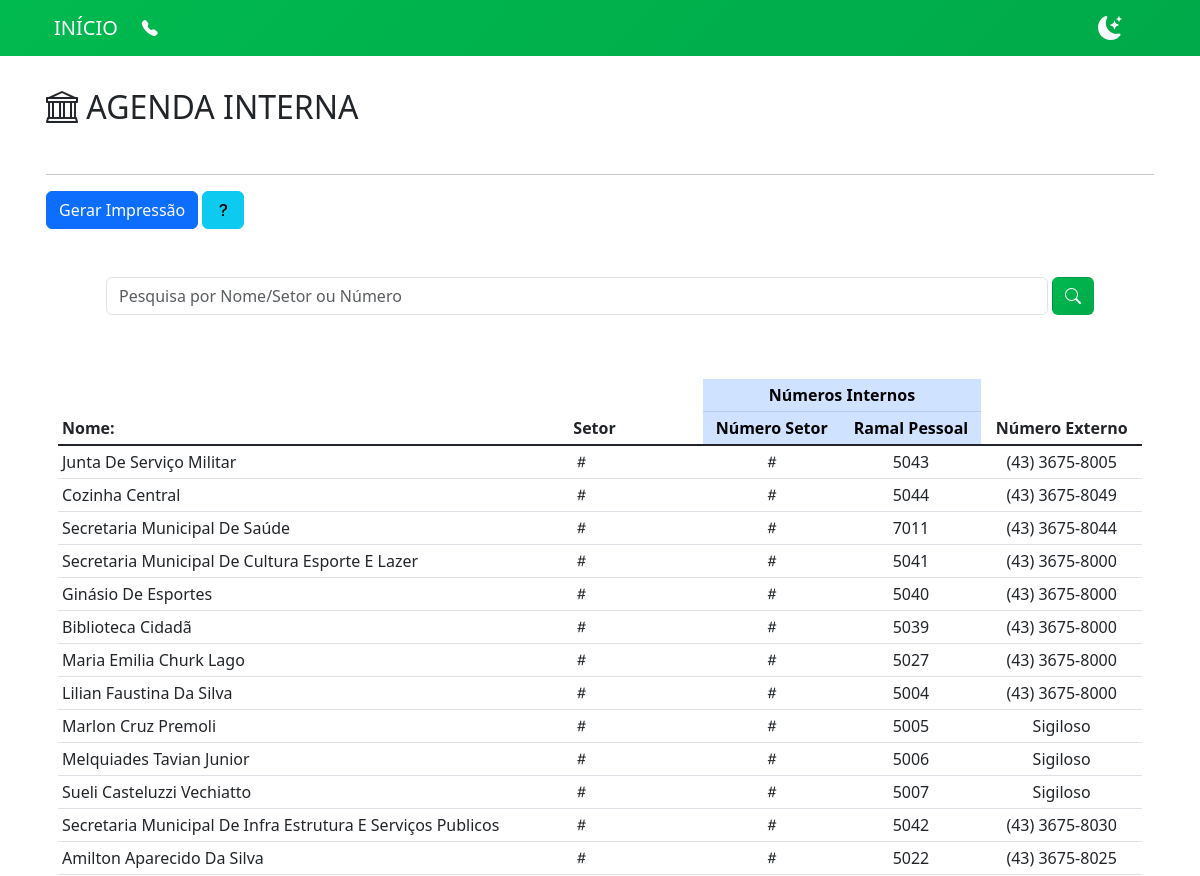
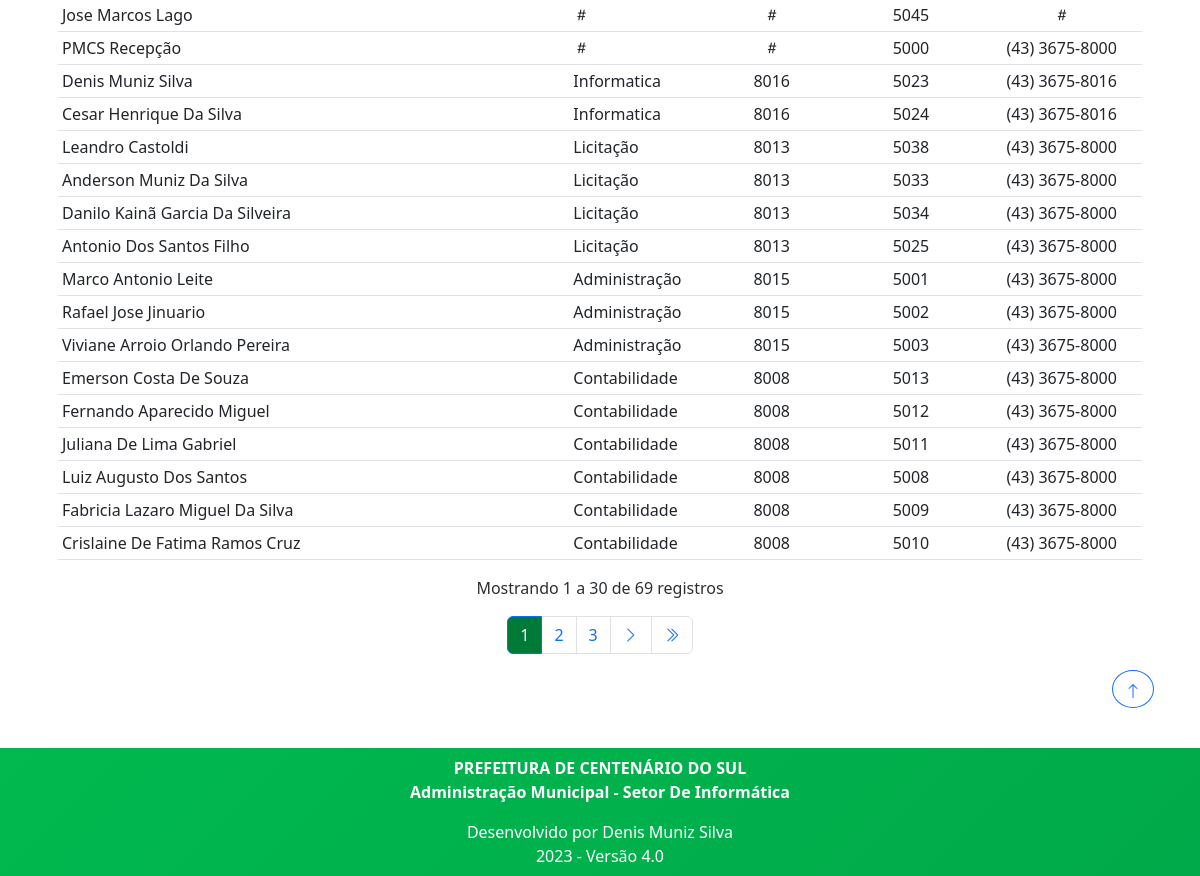
Before: /agenda/ with the older database file (2 pictures, top to bottom).
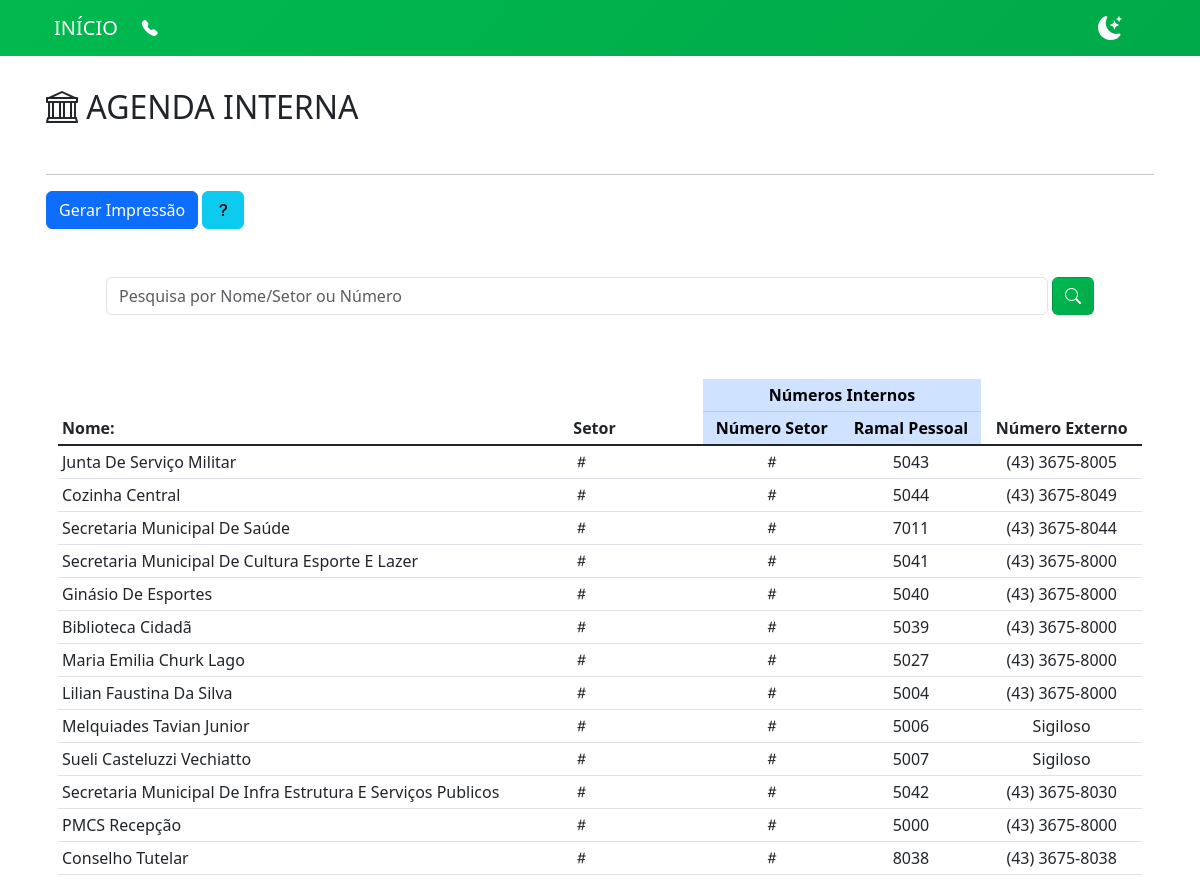
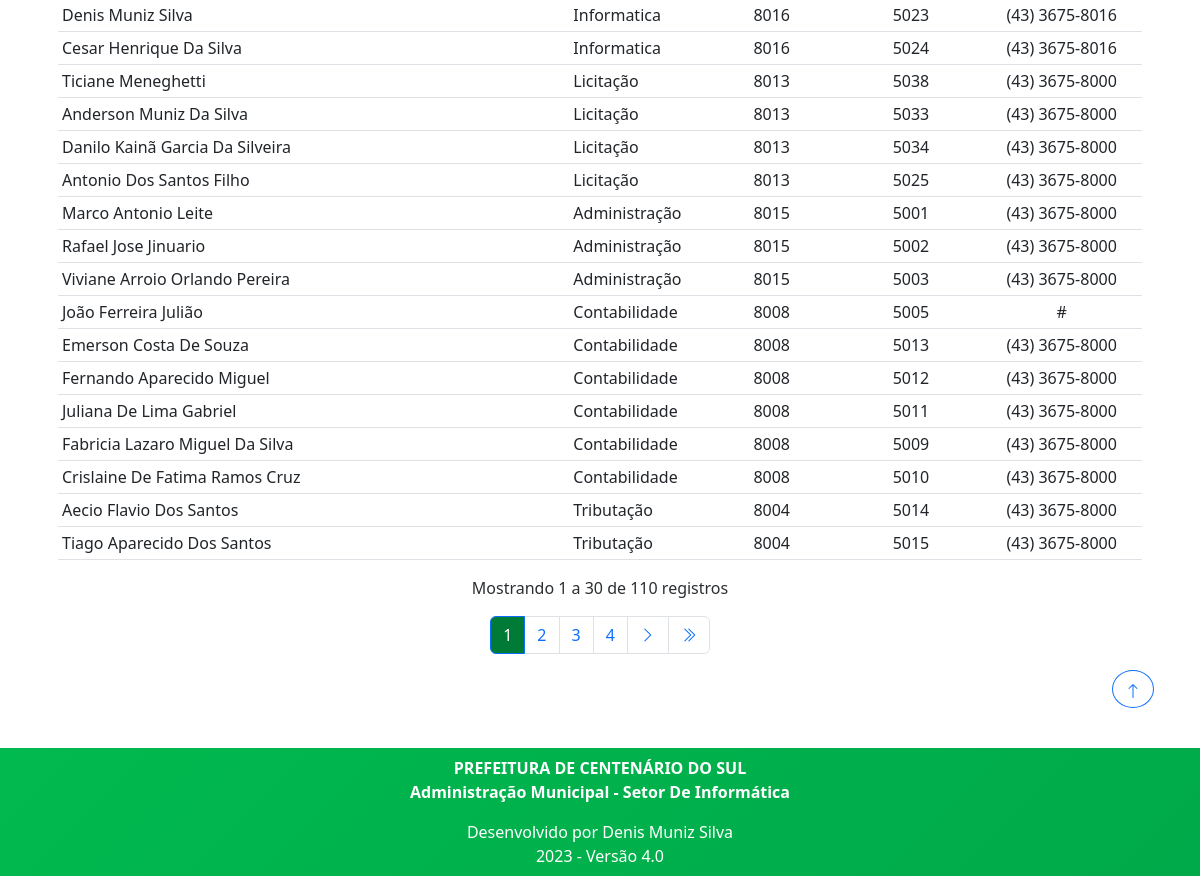
After: the same page with the newer database file (2 pictures, top to bottom).
### agenda/models.py (models this page shows, shortened)
class Agenda(models.Model):
    data = models.DateTimeField(auto_now_add=True, verbose_name=_('Data'))
    grupo = models.ForeignKey(Grupo, on_delete=models.PROTECT, verbose_name=_('Agenda'), null=True, blank=True)
    pessoa = models.CharField(max_length=200, verbose_name=_('Pessoa'))
    numero_interno = models.CharField(max_length=20, verbose_name=_('Numero Interno'))
    numero_externo = models.CharField(max_length=20, verbose_name=_('Numero Externo'), null=True, blank=True)

class Grupo(models.Model):
    data = models.DateTimeField(auto_now_add=True, verbose_name=_('Data'))
    grupo = models.CharField(max_length=200, verbose_name=_('Grupo'))
    numero = models.CharField(max_length=5, verbose_name=_('Numero'))

### agenda/views.py (the view, shortened to what this page needs)
# urls.py: path('agenda/', v_Agenda.as_view(), name='Agenda'),
class v_Agenda(ListView):
    paginate_by = 30
    model = Agenda
    template_name = 'agenda/index.html'
    def get_queryset(self):
        queryset = super().get_queryset()
        query = self.request.GET.get('q')
        if query is not None:
            queryS = unidecode(query)
        else:
            queryS = query
        queryset = queryset.order_by('grupo')
        return queryset

### agenda/templates/agenda/index.html (shortened to what this page needs)
{% extends 'base.html' %}
{% load static %}
{% block pagina %}
<h2 class="mt-3 mb-5">
    <i class="bi bi-bank"></i>
    AGENDA INTERNA
</h2>
<hr class="pesquisa mt-5">
<div>
    <a class="btn btn-primary" href="{% url 'AgendaExporta' %}" target="_blank">Gerar Impressão</a>
    <button  class="btn btn-info" data-bs-toggle="modal" data-bs-target="#ModalAjuda">
        <i class="bi bi-question-lg"></i>
    </button >
</div>
<div class="container">
    <div class="container">
    <form method="get">
        <div class="row">
            <div class="container my-5 px-5">
                <div class="d-flex align-items-end" id="busca">
                    <input type="text" name="q" value="{{ request.GET.q }}" placeholder="Pesquisa por Nome/Setor ou Número"
                        class="form-control">
                    <button type="submit" title="Pesquisar Registros" class="btn corPrimaria ms-1">
                        <i class="bi bi-search" id="lupacep"></i>
                    </button>
                </div>
            </div>
        </div>
    </form>
</div>
    <div class="table-responsive">
        <table class="table table-sm table-hover mt-3">
            <thead>
                <tr>
                    <th scope="col" rowspan="2">Nome:</th>
                    <th scope="col" rowspan="2">Setor</th>
                    <th scope="col" colspan="2" class="text-center table-primary">Números Internos</th>
                    <th scope="col" rowspan="2" class="text-center">Número Externo</th>
                </tr>
                <tr>
                    <th scope="col" class="text-center table-primary">Número Setor</th>
                    <th scope="col" class="text-center table-primary">Ramal Pessoal</th>
                </tr>
            </thead>
            <tbody class="table-group-divider">
                {% for item in object_list %}
                <tr>
                    <td class="text-capitalize">
                        {{ item.pessoa }}
                    </td>
                    <td>
                        {% if item.grupo.grupo %}
                            {{ item.grupo.grupo }}
                        {% else %}
                            <i class="bi bi-hash"></i>
                        {% endif %}
                    </td>
                    <td class="text-center">
                        {% if item.grupo.numero %}
                            {{ item.grupo.numero }}
                        {% else %}
                            <i class="bi bi-hash"></i>
                        {% endif %}
                    </td>
                    <td class="text-center">
                        {% if item.numero_interno %}
                            {{ item.numero_interno }}
                        {% else %}
                            <i class="bi bi-hash"></i>
                        {% endif %}
                    </td>
                    <td class="text-center">
                        {% if item.numero_externo %}
                            {{ item.numero_externo }}
                        {% else %}
                            <i class="bi bi-hash"></i>
                        {% endif %}
                    </td>
                </tr>
                {% endfor %}
            </tbody>
        </table>
    </div>
</div>
{% include "paginacao.html" %}
{% endblock pagina %}

Changed rows visible on the page:
no longer on this page (row edited): Agenda: pessoa "Amilton Aparecido Da Silva", numero_interno "5022", numero_externo "(43) 3675-8025"
no longer on this page (row edited): Agenda: pessoa "Jose Marcos Lago", numero_interno "5045"
no longer on this page (row edited): Agenda: pessoa "Luiz Augusto Dos Santos", grupo.grupo "Contabilidade", grupo.numero "8008", numero_interno "5008", numero_externo "(43) 3675-8000"
added Agenda: pessoa "Conselho Tutelar", numero_interno "8038", numero_externo "(43) 3675-8038"
changed Agenda: pessoa "Leandro Castoldi" → "Ticiane Meneghetti"
changed Agenda: pessoa "Marlon Cruz Premoli" → "João Ferreira Julião"; grupo.grupo (not shown) → "Contabilidade"; grupo.numero (not shown) → "8008"; numero_externo "Sigiloso" → "#"; grupo_id empty → 4 (drawn); moves down the list
now on this page (row unchanged): Agenda: pessoa "Aecio Flavio Dos Santos", grupo.grupo "Tributação", grupo.numero "8004", numero_interno "5014", numero_externo "(43) 3675-8000"
now on this page (row unchanged): Agenda: pessoa "Tiago Aparecido Dos Santos", grupo.grupo "Tributação", grupo.numero "8004", numero_interno "5015", numero_externo "(43) 3675-8000"
Other visible differences:
{{ page_obj.paginator.count }}: "69" → "110"
new list line: "4"
